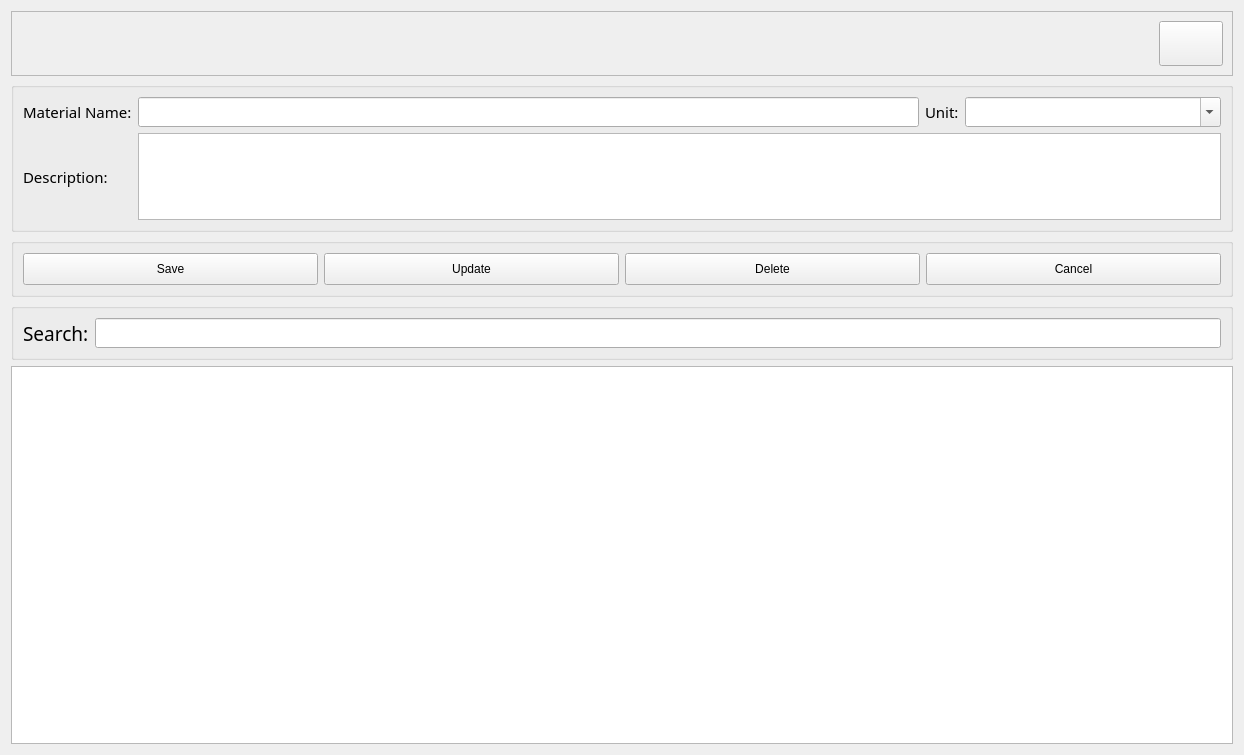
<?xml version="1.0" encoding="UTF-8"?>
<ui version="4.0">
 <class>Form</class>
 <widget class="QWidget" name="Form">
  <property name="geometry">
   <rect>
    <x>0</x>
    <y>0</y>
    <width>1244</width>
    <height>755</height>
   </rect>
  </property>
  <property name="windowTitle">
   <string>Form</string>
  </property>
  <property name="styleSheet">
   <string notr="true"/>
  </property>
  <layout class="QGridLayout" name="gridLayout_3">
   <item row="4" column="0" colspan="2">
    <widget class="QTableWidget" name="tableWidget">
     <property name="sizePolicy">
      <sizepolicy hsizetype="Expanding" vsizetype="Expanding">
       <horstretch>0</horstretch>
       <verstretch>0</verstretch>
      </sizepolicy>
     </property>
     <property name="minimumSize">
      <size>
       <width>0</width>
       <height>0</height>
      </size>
     </property>
    </widget>
   </item>
   <item row="0" column="0" colspan="2">
    <widget class="QFrame" name="bar_information">
     <property name="minimumSize">
      <size>
       <width>0</width>
       <height>0</height>
      </size>
     </property>
     <property name="frameShape">
      <enum>QFrame::StyledPanel</enum>
     </property>
     <property name="frameShadow">
      <enum>QFrame::Raised</enum>
     </property>
     <layout class="QGridLayout" name="gridLayout_5">
      <property name="bottomMargin">
       <number>9</number>
      </property>
      <property name="horizontalSpacing">
       <number>6</number>
      </property>
      <item row="0" column="0">
       <widget class="QLabel" name="label_user_name">
        <property name="font">
         <font>
          <family>Century Gothic</family>
          <pointsize>12</pointsize>
         </font>
        </property>
        <property name="text">
         <string/>
        </property>
        <property name="alignment">
         <set>Qt::AlignLeading|Qt::AlignLeft|Qt::AlignVCenter</set>
        </property>
       </widget>
      </item>
      <item row="0" column="1">
       <widget class="QLabel" name="label_user_role">
        <property name="font">
         <font>
          <family>Century Gothic</family>
          <pointsize>12</pointsize>
         </font>
        </property>
        <property name="text">
         <string/>
        </property>
       </widget>
      </item>
      <item row="0" column="2">
       <widget class="QPushButton" name="btn_close">
        <property name="minimumSize">
         <size>
          <width>64</width>
          <height>45</height>
         </size>
        </property>
        <property name="maximumSize">
         <size>
          <width>64</width>
          <height>45</height>
         </size>
        </property>
        <property name="text">
         <string/>
        </property>
        <property name="icon">
         <iconset>
          <normaloff>../assets/Images/IMG-LogOut.png</normaloff>../assets/Images/IMG-LogOut.png</iconset>
        </property>
        <property name="iconSize">
         <size>
          <width>32</width>
          <height>32</height>
         </size>
        </property>
       </widget>
      </item>
     </layout>
    </widget>
   </item>
   <item row="3" column="0" colspan="2">
    <widget class="QGroupBox" name="groupBox_3">
     <property name="sizePolicy">
      <sizepolicy hsizetype="Preferred" vsizetype="Preferred">
       <horstretch>0</horstretch>
       <verstretch>0</verstretch>
      </sizepolicy>
     </property>
     <property name="minimumSize">
      <size>
       <width>0</width>
       <height>0</height>
      </size>
     </property>
     <property name="styleSheet">
      <string notr="true"/>
     </property>
     <property name="title">
      <string/>
     </property>
     <layout class="QGridLayout" name="gridLayout_4">
      <item row="0" column="0">
       <widget class="QLabel" name="label_5">
        <property name="font">
         <font>
          <family>Century Gothic</family>
          <pointsize>14</pointsize>
         </font>
        </property>
        <property name="text">
         <string>Search:</string>
        </property>
       </widget>
      </item>
      <item row="0" column="1">
       <widget class="QLineEdit" name="input_search">
        <property name="sizePolicy">
         <sizepolicy hsizetype="Expanding" vsizetype="Fixed">
          <horstretch>0</horstretch>
          <verstretch>0</verstretch>
         </sizepolicy>
        </property>
        <property name="font">
         <font>
          <family>Century Gothic</family>
          <pointsize>11</pointsize>
         </font>
        </property>
       </widget>
      </item>
     </layout>
    </widget>
   </item>
   <item row="1" column="0" colspan="2">
    <widget class="QGroupBox" name="groupBox">
     <property name="sizePolicy">
      <sizepolicy hsizetype="Preferred" vsizetype="Fixed">
       <horstretch>0</horstretch>
       <verstretch>0</verstretch>
      </sizepolicy>
     </property>
     <property name="minimumSize">
      <size>
       <width>0</width>
       <height>0</height>
      </size>
     </property>
     <property name="maximumSize">
      <size>
       <width>16777215</width>
       <height>150</height>
      </size>
     </property>
     <property name="styleSheet">
      <string notr="true"/>
     </property>
     <property name="title">
      <string/>
     </property>
     <property name="flat">
      <bool>false</bool>
     </property>
     <layout class="QGridLayout" name="gridLayout">
      <item row="3" column="2" colspan="5">
       <widget class="QTextEdit" name="input_description">
        <property name="font">
         <font>
          <family>Century Gothic</family>
          <pointsize>11</pointsize>
         </font>
        </property>
       </widget>
      </item>
      <item row="3" column="0">
       <widget class="QLabel" name="label_4">
        <property name="font">
         <font>
          <family>Century Gothic</family>
          <pointsize>11</pointsize>
         </font>
        </property>
        <property name="text">
         <string>Description:</string>
        </property>
       </widget>
      </item>
      <item row="1" column="2" colspan="3">
       <widget class="QLineEdit" name="input_material_name">
        <property name="sizePolicy">
         <sizepolicy hsizetype="Expanding" vsizetype="Fixed">
          <horstretch>0</horstretch>
          <verstretch>0</verstretch>
         </sizepolicy>
        </property>
        <property name="font">
         <font>
          <family>Century Gothic</family>
          <pointsize>11</pointsize>
         </font>
        </property>
       </widget>
      </item>
      <item row="1" column="0">
       <widget class="QLabel" name="label">
        <property name="sizePolicy">
         <sizepolicy hsizetype="Fixed" vsizetype="Preferred">
          <horstretch>0</horstretch>
          <verstretch>0</verstretch>
         </sizepolicy>
        </property>
        <property name="font">
         <font>
          <family>Century Gothic</family>
          <pointsize>11</pointsize>
         </font>
        </property>
        <property name="text">
         <string>Material Name:</string>
        </property>
       </widget>
      </item>
      <item row="1" column="6">
       <widget class="QComboBox" name="cbo_unit">
        <property name="sizePolicy">
         <sizepolicy hsizetype="Minimum" vsizetype="Fixed">
          <horstretch>0</horstretch>
          <verstretch>0</verstretch>
         </sizepolicy>
        </property>
        <property name="font">
         <font>
          <family>Century Gothic</family>
          <pointsize>11</pointsize>
         </font>
        </property>
        <property name="editable">
         <bool>true</bool>
        </property>
       </widget>
      </item>
      <item row="1" column="5">
       <widget class="QLabel" name="label_3">
        <property name="sizePolicy">
         <sizepolicy hsizetype="Fixed" vsizetype="Preferred">
          <horstretch>0</horstretch>
          <verstretch>0</verstretch>
         </sizepolicy>
        </property>
        <property name="font">
         <font>
          <family>Century Gothic</family>
          <pointsize>11</pointsize>
         </font>
        </property>
        <property name="text">
         <string>Unit:</string>
        </property>
       </widget>
      </item>
     </layout>
    </widget>
   </item>
   <item row="2" column="0" colspan="2">
    <widget class="QGroupBox" name="groupBox_2">
     <property name="sizePolicy">
      <sizepolicy hsizetype="Preferred" vsizetype="Fixed">
       <horstretch>0</horstretch>
       <verstretch>0</verstretch>
      </sizepolicy>
     </property>
     <property name="minimumSize">
      <size>
       <width>0</width>
       <height>0</height>
      </size>
     </property>
     <property name="styleSheet">
      <string notr="true"/>
     </property>
     <property name="title">
      <string/>
     </property>
     <layout class="QGridLayout" name="gridLayout_2">
      <item row="0" column="1">
       <widget class="QPushButton" name="btn_update">
        <property name="sizePolicy">
         <sizepolicy hsizetype="Minimum" vsizetype="Expanding">
          <horstretch>0</horstretch>
          <verstretch>0</verstretch>
         </sizepolicy>
        </property>
        <property name="minimumSize">
         <size>
          <width>0</width>
          <height>32</height>
         </size>
        </property>
        <property name="text">
         <string>Update</string>
        </property>
       </widget>
      </item>
      <item row="0" column="2">
       <widget class="QPushButton" name="btn_delete">
        <property name="sizePolicy">
         <sizepolicy hsizetype="Minimum" vsizetype="Expanding">
          <horstretch>0</horstretch>
          <verstretch>0</verstretch>
         </sizepolicy>
        </property>
        <property name="minimumSize">
         <size>
          <width>0</width>
          <height>32</height>
         </size>
        </property>
        <property name="text">
         <string>Delete</string>
        </property>
       </widget>
      </item>
      <item row="0" column="0">
       <widget class="QPushButton" name="btn_save">
        <property name="sizePolicy">
         <sizepolicy hsizetype="Minimum" vsizetype="Expanding">
          <horstretch>0</horstretch>
          <verstretch>0</verstretch>
         </sizepolicy>
        </property>
        <property name="minimumSize">
         <size>
          <width>0</width>
          <height>32</height>
         </size>
        </property>
        <property name="text">
         <string>Save</string>
        </property>
       </widget>
      </item>
      <item row="0" column="3">
       <widget class="QPushButton" name="btn_cancel">
        <property name="sizePolicy">
         <sizepolicy hsizetype="Minimum" vsizetype="Expanding">
          <horstretch>0</horstretch>
          <verstretch>0</verstretch>
         </sizepolicy>
        </property>
        <property name="minimumSize">
         <size>
          <width>0</width>
          <height>32</height>
         </size>
        </property>
        <property name="text">
         <string>Cancel</string>
        </property>
       </widget>
      </item>
     </layout>
    </widget>
   </item>
  </layout>
 </widget>
 <tabstops>
  <tabstop>input_material_name</tabstop>
  <tabstop>input_description</tabstop>
  <tabstop>btn_save</tabstop>
  <tabstop>btn_update</tabstop>
  <tabstop>btn_delete</tabstop>
  <tabstop>tableWidget</tabstop>
 </tabstops>
 <resources/>
 <connections/>
</ui>
